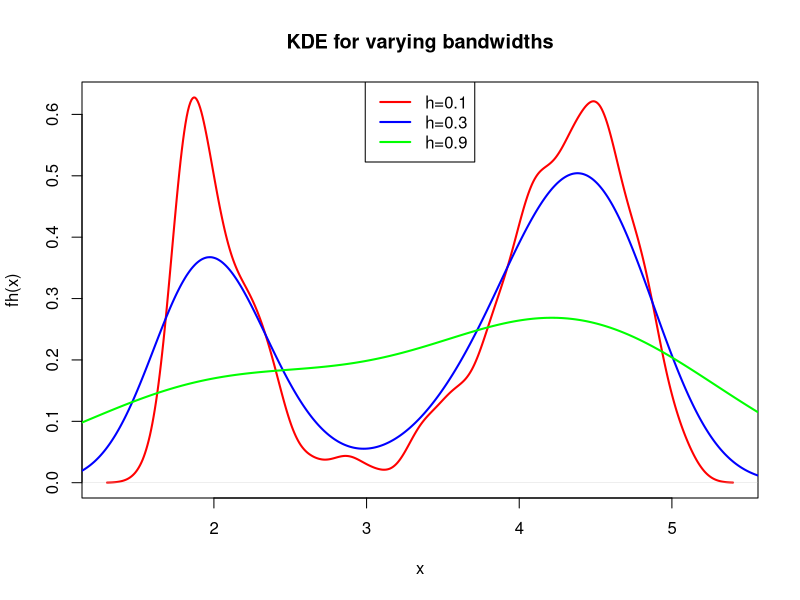
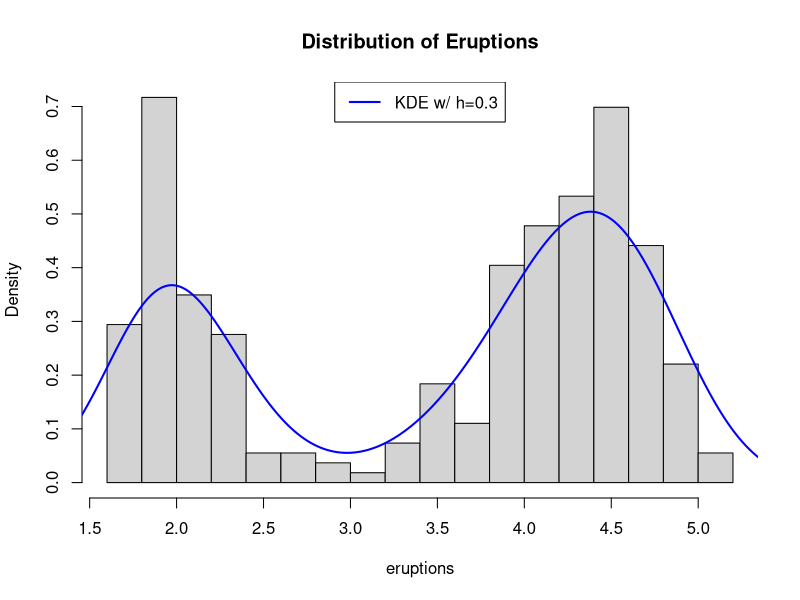
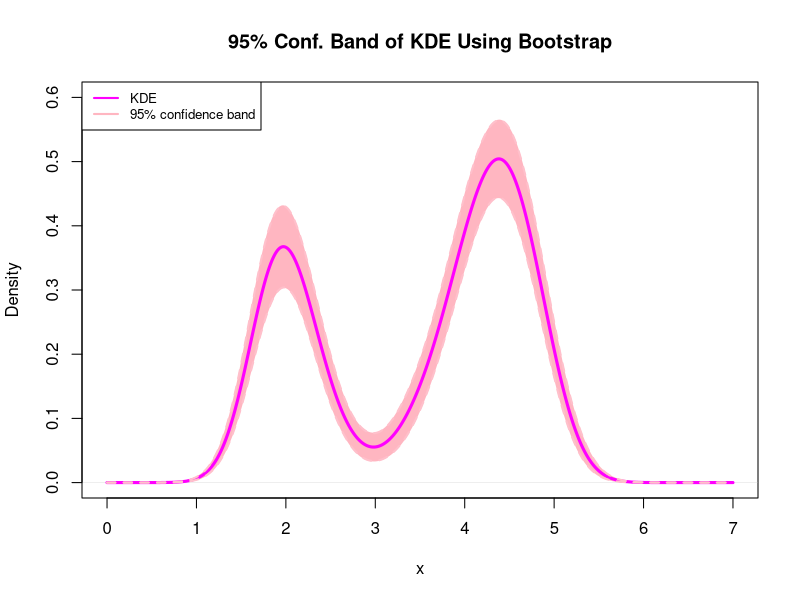
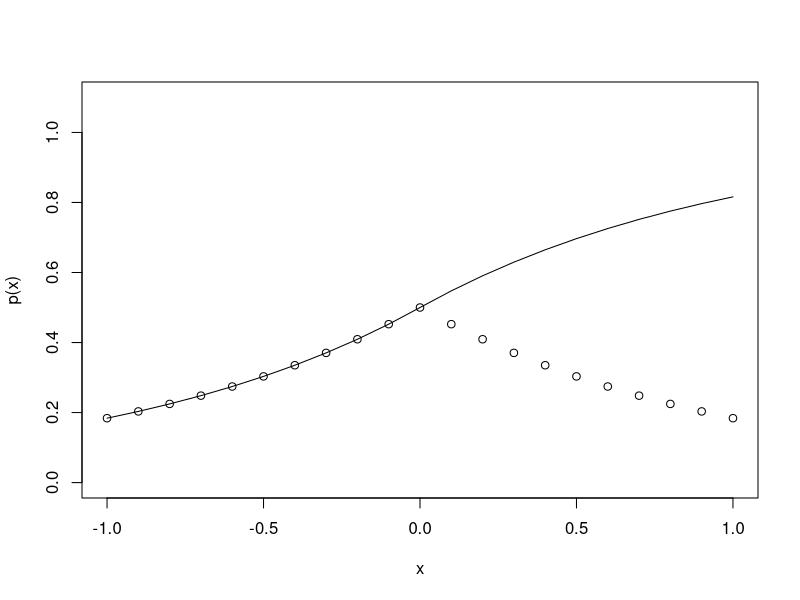
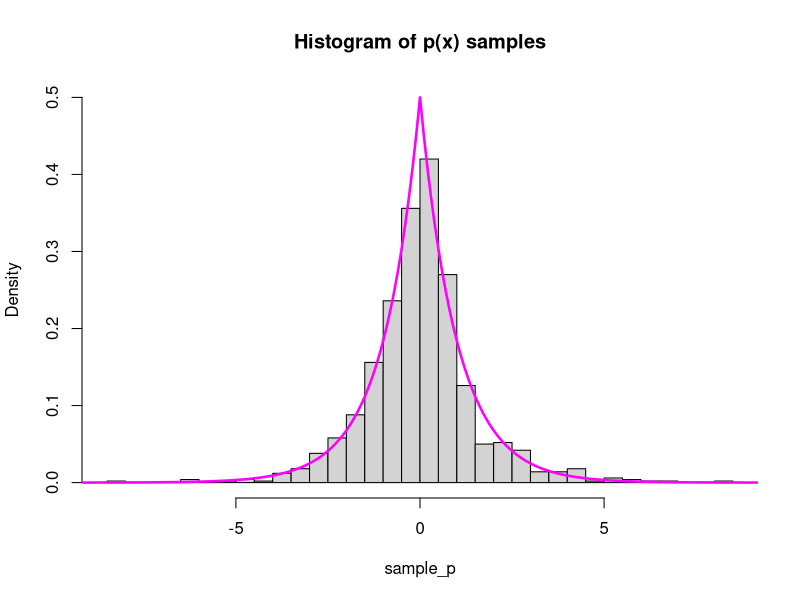
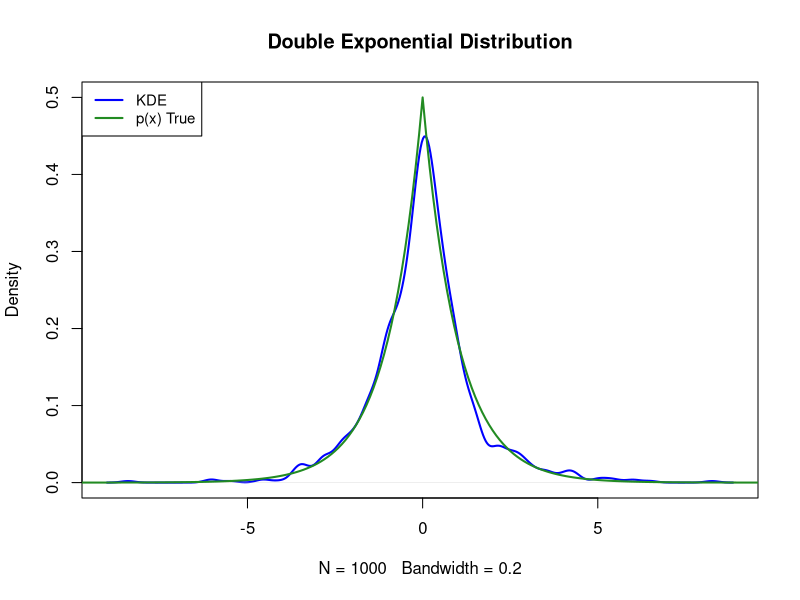
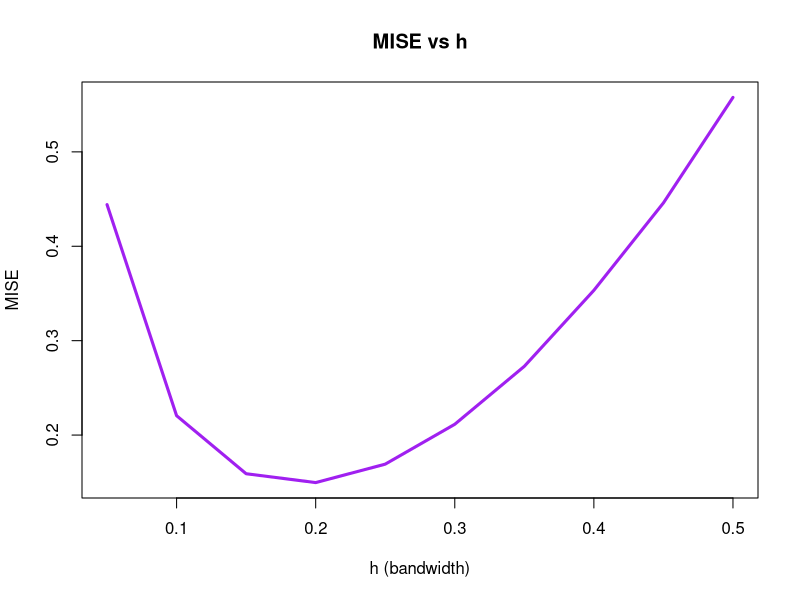

Recreate these plots in R, in order.
# Problem 2-- Analyzing eruptions from faithful dataset
eruptions = faithful$eruptions
h_values = c(0.1, 0.3, 0.9)

# a
# Using R's density function to form KDEs
kde_1 = density(eruptions, bw = 0.1)
kde_2 = density(eruptions, bw = 0.3)
kde_3 = density(eruptions, bw = 0.9)
# Plot to compare effects of different bandwidths
plot(kde_1, lwd=2, col="red", main = "KDE for varying bandwidths",
     xlab="x", ylab="fh(x)")
lines(kde_2, lwd=2, col="blue")
lines(kde_3, lwd=2, col="green")
legend("top", col=c("red", "blue", "green"), c("h=0.1", "h=0.3", "h=0.9"), lwd=2)

# b
# Compare KDE w/ h=0.3 to histogram
hist(eruptions, main ="Distribution of Eruptions", probability=T, breaks=20)
lines(kde_2, lwd=2, col="blue")
legend("top", col=c("blue"), c("KDE w/ h=0.3"), lwd=2)

# c
# Construct confidence band for KDE w/ h=0.3
h = 0.3
kde = density(eruptions, bw=h, from=0, to=7, n=1000)
n = length(eruptions)
B = 10000
dens_grid_BT = matrix(NA, nrow=B, ncol=length(kde$x))
for (i in 1:B) {
  # BT sample for indices from original sample
  BT_i = sample(n, n, replace = T)
  sample_BT = eruptions[BT_i]
  # Construct KDE from BT sample
  kde_BT = density(sample_BT, bw=h, from=0, to=7, n=1000)
  # Find estimated density at each point in KDE
  dens_grid_BT[i,] = kde_BT$y
}
# Find BT variance and SE for each point in KDE grid
# Note that the diagonal of var(grid) will be the variance of the density at 
# each x point in the grid
dens_var = diag(var(dens_grid_BT))
dens_se = sqrt(dens_var)


plot(kde, lwd=2, col="magenta", main="95% Conf. Band of KDE Using Bootstrap", ylim=c(0,0.6),
     xlab="x", ylab="Density")
polygon(x=c(kde$x, rev(kde$x)), y=c(kde$y - qnorm(0.975)*dens_se, rev(kde$y + qnorm(0.975)*dens_se)),
        col="lightpink", border="lightpink")
# KDE
lines(kde, lwd=3, col="magenta")
# lower line
lines(x = kde$x, y=kde$y - qnorm(0.975)*dens_se, lwd=2, col="pink", lty="dashed")
# upper line
lines(x = kde$x, y=kde$y + qnorm(0.975)*dens_se,lwd=2, col="pink", lty="dashed")
legend("topleft", col=c("magenta", "lightpink"), legend=c("KDE", "95% confidence band"), 
       lwd=2, cex=0.8)



# -----------------------------------------------------------------------------------------------
# Problem 3
# MC simulation to analyze error of KDE
# Target density p: double exponential distribution
p = function(x){
  0.5*exp(-1*abs(x))
}
x = seq(-1,1,0.1)
plot(x, p(x), xlim=c(-1,1), ylim=c(0,1.1))
# CDF of target density P
P = function(x){
  l = length(x)
  y = rep(NA, l)
  for (i in 1:l){
    if (x[i] < 0){
      y[i]=0.5*exp(x[i])
    }
    else {
      y[i]=1-0.5*exp(-1*x[i])
    }
  }
  y
}
lines(x, P(x))
# Inverse of CDF of target density
# takes in a u(0,1) RV and get the +/- from the sign of u-0.5
P_inv = function(x){
  l = length(x)
  y = rep(NA, l)
  for (i in 1:l){
    if (x[i] < 0){
      y[i]= log(2*x[i])
    }
    else {
      y[i]= -log(-2*(x[i]-1))
    }
  }
  y
}
# takes in a u ~ Unif(0,1) sample
P_inv = function(u){
  - sign(u-0.5)*log(1-2*abs(u-0.5))
}
# Unif sample
sample_u = runif(1000, min=0, max=1)
sample_p = P_inv(sample_u)
# Plot the histogram and overlay the true density 
hist(sample_p, breaks=30, probability=T, main = "Histogram of p(x) samples", ylim=c(0,0.5))
x = seq(-10,10,0.1)
lines(x, p(x), col="magenta", lwd=2.5)
# Make KDE from sample
kde_de = density(sample_p, bw=0.2)
plot(kde_de, col="blue", lwd=2, main = "Double Exponential Distribution", ylim=c(0, 0.5))
lines(x, p(x), col="forestgreen", lwd=2)
legend("topleft", col=c("blue", "forestgreen"), legend=c("KDE", "p(x) True"), 
       lwd=2, cex=0.9)
# Find Mean Integrated Square Error (MISE) for h E (0.05, 0.5)
h_seq = seq(0.05, 0.5, 0.05)
# MC Simulation to estimate error
N = 10000
mise_h_seq = rep(NA, length(h_seq))
for (i_h in 1:length(h_seq)) {
  h0 = h_seq[i_h]
  kde_de_MC = matrix(NA, nrow=N, ncol=1000)
  for (i in 1:N) {
    # Get sample from distribution, generate KDE
    sample_u = runif(1000, min=0, max=1)
    sample_p = P_inv(sample_u)
    kde_de = density(sample_p, bw=h0, n=1000, from=-6, to=6)
    kde_de_MC[i,]=kde_de$y
  }
  true_p = p(kde_de$x)
  # Get MSE
  kde_de_mse = colSums((t(t(kde_de_MC)-true_p))^2)/N
  # Save MISE
  mise_h_seq[i_h] = sum(kde_de_mse)
}
# Plot results to see how h-value (bandwidth) affects error in KDE
plot(x=h_seq, y=mise_h_seq, type="l", lwd=3, xlab="h (bandwidth)", ylab ="MISE",
     main= "MISE vs h", col="purple")





